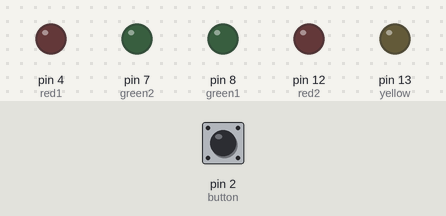
Recording of a sketch running on a simulated Arduino Uno, built with avr-gcc and run on an emulated ATmega328P. Shown: output pins drawn as LEDs (lit = HIGH). Inputs (shaded band) come from the test bench; at power-on: pin 2 (button) HIGH.

Above: at 1.2 s.
1.3 s: pin 2 (button) pulled LOW for 0.15 s
At 2.4 s:
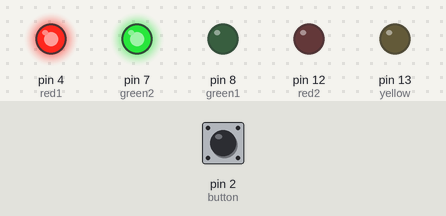
At 7.4 s:
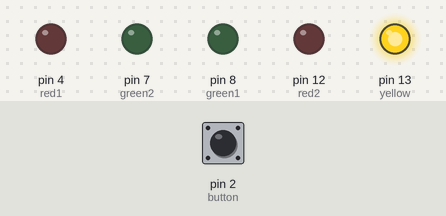
Timing chart, 0 to 17.0 s (numbered marks = the images above; inputs shaded):
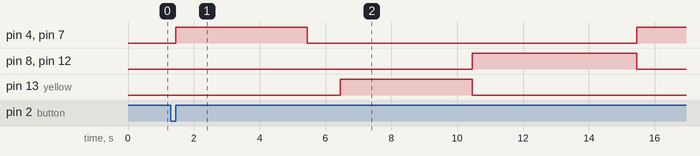

Measured:
- after the input at 1.3 s, pin 4 (red1), pin 7 (green2): LOW → HIGH after 0.15 s, → LOW 4.0 s later, → HIGH 10.0 s later; pin 8 (green1), pin 12 (red2): LOW → HIGH after 9.2 s, → LOW 5.0 s later; pin 13 (yellow): LOW → HIGH after 5.2 s, → LOW 4.0 s later

The sketch:

Traffic_Light_system.ino
```cpp
int red1 = 4;
int yellow = 13;
int green1 = 8;

int red2 = 12;
int green2 = 7;

int button = 2;

void setup() {
  pinMode(red1, OUTPUT);
  pinMode(yellow, OUTPUT);
  pinMode(green1, OUTPUT);
  pinMode(red2, OUTPUT);
  pinMode(green2, OUTPUT);

  pinMode(button, INPUT_PULLUP);
}

void loop() {
  if (digitalRead(button) == LOW) {
    while (digitalRead(button) == LOW) {
      delay(10);
    }

for (int i = 0; i < 3; i++) {

    // FIRST PART
    digitalWrite(red1, HIGH);
    digitalWrite(green2, HIGH);
    delay(4000);
    digitalWrite(red1, LOW);
    digitalWrite(green2, LOW);
    delay(1000);

    // YELLOW
    digitalWrite(yellow, HIGH);
    delay(4000);
    digitalWrite(yellow, LOW);

    // SECOND PART
    digitalWrite(green1, HIGH);
    digitalWrite(red2, HIGH);
    delay(5000);
    digitalWrite(green1, LOW);
    digitalWrite(red2, LOW);
}
  }
}
```
